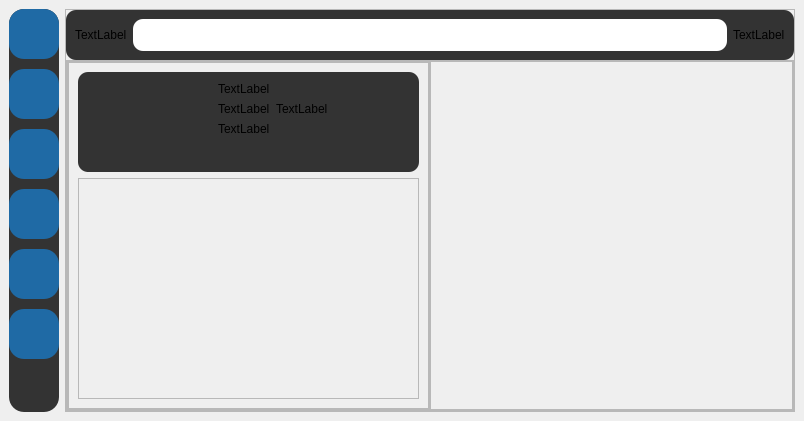
<?xml version="1.0" encoding="UTF-8"?>
<ui version="4.0">
 <class>MainWindow</class>
 <widget class="QMainWindow" name="MainWindow">
  <property name="geometry">
   <rect>
    <x>0</x>
    <y>0</y>
    <width>804</width>
    <height>421</height>
   </rect>
  </property>
  <property name="minimumSize">
   <size>
    <width>50</width>
    <height>50</height>
   </size>
  </property>
  <property name="windowTitle">
   <string>MainWindow</string>
  </property>
  <property name="styleSheet">
   <string notr="true"/>
  </property>
  <property name="documentMode">
   <bool>true</bool>
  </property>
  <property name="dockNestingEnabled">
   <bool>true</bool>
  </property>
  <widget class="QWidget" name="centralwidget">
   <property name="autoFillBackground">
    <bool>false</bool>
   </property>
   <layout class="QHBoxLayout" name="horizontalLayout">
    <item>
     <widget class="QFrame" name="frame_2">
      <property name="minimumSize">
       <size>
        <width>50</width>
        <height>0</height>
       </size>
      </property>
      <property name="maximumSize">
       <size>
        <width>50</width>
        <height>16777215</height>
       </size>
      </property>
      <property name="styleSheet">
       <string notr="true">background-color: rgb(51, 51, 51);
border-radius:15px;</string>
      </property>
      <property name="frameShape">
       <enum>QFrame::StyledPanel</enum>
      </property>
      <property name="frameShadow">
       <enum>QFrame::Raised</enum>
      </property>
      <widget class="QPushButton" name="pushButton_8">
       <property name="geometry">
        <rect>
         <x>0</x>
         <y>60</y>
         <width>50</width>
         <height>50</height>
        </rect>
       </property>
       <property name="minimumSize">
        <size>
         <width>50</width>
         <height>50</height>
        </size>
       </property>
       <property name="styleSheet">
        <string notr="true">border-radius:15px;
selection-color: rgb(32, 58, 79);
background-color: rgb(31, 106, 165);
selection-background-color: rgb(32, 58, 79);</string>
       </property>
       <property name="text">
        <string/>
       </property>
      </widget>
      <widget class="QPushButton" name="pushButton_9">
       <property name="geometry">
        <rect>
         <x>0</x>
         <y>120</y>
         <width>50</width>
         <height>50</height>
        </rect>
       </property>
       <property name="minimumSize">
        <size>
         <width>50</width>
         <height>50</height>
        </size>
       </property>
       <property name="styleSheet">
        <string notr="true">border-radius:15px;
selection-color: rgb(32, 58, 79);
background-color: rgb(31, 106, 165);
selection-background-color: rgb(32, 58, 79);</string>
       </property>
       <property name="text">
        <string/>
       </property>
      </widget>
      <widget class="QPushButton" name="pushButton_11">
       <property name="geometry">
        <rect>
         <x>0</x>
         <y>240</y>
         <width>50</width>
         <height>50</height>
        </rect>
       </property>
       <property name="minimumSize">
        <size>
         <width>50</width>
         <height>50</height>
        </size>
       </property>
       <property name="styleSheet">
        <string notr="true">border-radius:15px;
selection-color: rgb(32, 58, 79);
background-color: rgb(31, 106, 165);
selection-background-color: rgb(32, 58, 79);</string>
       </property>
       <property name="text">
        <string/>
       </property>
      </widget>
      <widget class="QPushButton" name="pushButton_7">
       <property name="geometry">
        <rect>
         <x>0</x>
         <y>0</y>
         <width>50</width>
         <height>50</height>
        </rect>
       </property>
       <property name="minimumSize">
        <size>
         <width>50</width>
         <height>50</height>
        </size>
       </property>
       <property name="styleSheet">
        <string notr="true">border-radius:15px;
selection-color: rgb(32, 58, 79);
background-color: rgb(31, 106, 165);
selection-background-color: rgb(32, 58, 79);</string>
       </property>
       <property name="text">
        <string/>
       </property>
      </widget>
      <widget class="QPushButton" name="pushButton_12">
       <property name="geometry">
        <rect>
         <x>0</x>
         <y>300</y>
         <width>50</width>
         <height>50</height>
        </rect>
       </property>
       <property name="minimumSize">
        <size>
         <width>50</width>
         <height>50</height>
        </size>
       </property>
       <property name="styleSheet">
        <string notr="true">border-radius:15px;
selection-color: rgb(32, 58, 79);
background-color: rgb(31, 106, 165);
selection-background-color: rgb(32, 58, 79);</string>
       </property>
       <property name="text">
        <string/>
       </property>
      </widget>
      <widget class="QPushButton" name="pushButton_10">
       <property name="geometry">
        <rect>
         <x>0</x>
         <y>180</y>
         <width>50</width>
         <height>50</height>
        </rect>
       </property>
       <property name="minimumSize">
        <size>
         <width>50</width>
         <height>50</height>
        </size>
       </property>
       <property name="maximumSize">
        <size>
         <width>50</width>
         <height>16777215</height>
        </size>
       </property>
       <property name="styleSheet">
        <string notr="true">border-radius:15px;
selection-color: rgb(32, 58, 79);
background-color: rgb(31, 106, 165);
selection-background-color: rgb(32, 58, 79);</string>
       </property>
       <property name="text">
        <string/>
       </property>
      </widget>
     </widget>
    </item>
    <item>
     <widget class="QFrame" name="frame">
      <property name="frameShape">
       <enum>QFrame::StyledPanel</enum>
      </property>
      <property name="frameShadow">
       <enum>QFrame::Raised</enum>
      </property>
      <layout class="QVBoxLayout" name="verticalLayout">
       <property name="spacing">
        <number>0</number>
       </property>
       <property name="leftMargin">
        <number>0</number>
       </property>
       <property name="topMargin">
        <number>0</number>
       </property>
       <property name="rightMargin">
        <number>0</number>
       </property>
       <property name="bottomMargin">
        <number>0</number>
       </property>
       <item>
        <widget class="QFrame" name="frame_3">
         <property name="maximumSize">
          <size>
           <width>16777215</width>
           <height>50</height>
          </size>
         </property>
         <property name="styleSheet">
          <string notr="true">background-color: rgb(51, 51, 51);
border-radius:10px;</string>
         </property>
         <property name="frameShape">
          <enum>QFrame::StyledPanel</enum>
         </property>
         <property name="frameShadow">
          <enum>QFrame::Raised</enum>
         </property>
         <layout class="QHBoxLayout" name="horizontalLayout_2">
          <item>
           <widget class="QLabel" name="label">
            <property name="text">
             <string>TextLabel</string>
            </property>
           </widget>
          </item>
          <item>
           <widget class="QLineEdit" name="lineEdit">
            <property name="maximumSize">
             <size>
              <width>16777215</width>
              <height>60</height>
             </size>
            </property>
            <property name="styleSheet">
             <string notr="true">background-color: rgb(255, 255, 255);</string>
            </property>
           </widget>
          </item>
          <item>
           <widget class="QLabel" name="label_2">
            <property name="text">
             <string>TextLabel</string>
            </property>
           </widget>
          </item>
         </layout>
        </widget>
       </item>
       <item>
        <widget class="QFrame" name="frame_4">
         <property name="frameShape">
          <enum>QFrame::StyledPanel</enum>
         </property>
         <property name="frameShadow">
          <enum>QFrame::Raised</enum>
         </property>
         <layout class="QHBoxLayout" name="horizontalLayout_3">
          <property name="spacing">
           <number>0</number>
          </property>
          <property name="leftMargin">
           <number>0</number>
          </property>
          <property name="topMargin">
           <number>0</number>
          </property>
          <property name="rightMargin">
           <number>0</number>
          </property>
          <property name="bottomMargin">
           <number>0</number>
          </property>
          <item>
           <widget class="QFrame" name="frame_5">
            <property name="frameShape">
             <enum>QFrame::StyledPanel</enum>
            </property>
            <property name="frameShadow">
             <enum>QFrame::Raised</enum>
            </property>
            <layout class="QVBoxLayout" name="verticalLayout_2">
             <property name="leftMargin">
              <number>0</number>
             </property>
             <property name="topMargin">
              <number>0</number>
             </property>
             <property name="rightMargin">
              <number>0</number>
             </property>
             <property name="bottomMargin">
              <number>0</number>
             </property>
             <item>
              <widget class="QFrame" name="frame_8">
               <property name="frameShape">
                <enum>QFrame::StyledPanel</enum>
               </property>
               <property name="frameShadow">
                <enum>QFrame::Raised</enum>
               </property>
               <layout class="QVBoxLayout" name="verticalLayout_3">
                <item>
                 <widget class="QFrame" name="frame_7">
                  <property name="maximumSize">
                   <size>
                    <width>16777215</width>
                    <height>100</height>
                   </size>
                  </property>
                  <property name="styleSheet">
                   <string notr="true">background-color: rgb(51, 51, 51);
border-radius:10px;</string>
                  </property>
                  <property name="frameShape">
                   <enum>QFrame::StyledPanel</enum>
                  </property>
                  <property name="frameShadow">
                   <enum>QFrame::Raised</enum>
                  </property>
                  <widget class="QFrame" name="frame_10">
                   <property name="geometry">
                    <rect>
                     <x>9</x>
                     <y>9</y>
                     <width>80</width>
                     <height>100</height>
                    </rect>
                   </property>
                   <property name="maximumSize">
                    <size>
                     <width>80</width>
                     <height>16777215</height>
                    </size>
                   </property>
                   <property name="frameShape">
                    <enum>QFrame::StyledPanel</enum>
                   </property>
                   <property name="frameShadow">
                    <enum>QFrame::Raised</enum>
                   </property>
                   <layout class="QHBoxLayout" name="horizontalLayout_5">
                    <item>
                     <widget class="QLabel" name="label_4">
                      <property name="maximumSize">
                       <size>
                        <width>50</width>
                        <height>16777215</height>
                       </size>
                      </property>
                      <property name="text">
                       <string/>
                      </property>
                      <property name="pixmap">
                       <pixmap>ico/img/3.jpg</pixmap>
                      </property>
                      <property name="scaledContents">
                       <bool>true</bool>
                      </property>
                      <property name="wordWrap">
                       <bool>true</bool>
                      </property>
                     </widget>
                    </item>
                   </layout>
                  </widget>
                  <widget class="QWidget" name="formLayoutWidget">
                   <property name="geometry">
                    <rect>
                     <x>140</x>
                     <y>10</y>
                     <width>160</width>
                     <height>80</height>
                    </rect>
                   </property>
                   <layout class="QFormLayout" name="formLayout">
                    <item row="0" column="0">
                     <widget class="QLabel" name="label_3">
                      <property name="text">
                       <string>TextLabel</string>
                      </property>
                     </widget>
                    </item>
                    <item row="1" column="0">
                     <widget class="QLabel" name="label_6">
                      <property name="text">
                       <string>TextLabel</string>
                      </property>
                     </widget>
                    </item>
                    <item row="2" column="0">
                     <widget class="QLabel" name="label_7">
                      <property name="text">
                       <string>TextLabel</string>
                      </property>
                     </widget>
                    </item>
                    <item row="1" column="1">
                     <widget class="QLabel" name="label_5">
                      <property name="text">
                       <string>TextLabel</string>
                      </property>
                     </widget>
                    </item>
                   </layout>
                  </widget>
                 </widget>
                </item>
                <item>
                 <widget class="QFrame" name="frame_9">
                  <property name="frameShape">
                   <enum>QFrame::StyledPanel</enum>
                  </property>
                  <property name="frameShadow">
                   <enum>QFrame::Raised</enum>
                  </property>
                 </widget>
                </item>
               </layout>
              </widget>
             </item>
            </layout>
           </widget>
          </item>
          <item>
           <widget class="QFrame" name="frame_6">
            <property name="frameShape">
             <enum>QFrame::StyledPanel</enum>
            </property>
            <property name="frameShadow">
             <enum>QFrame::Raised</enum>
            </property>
           </widget>
          </item>
         </layout>
        </widget>
       </item>
      </layout>
     </widget>
    </item>
   </layout>
  </widget>
  <action name="actioneii">
   <property name="text">
    <string>eii</string>
   </property>
  </action>
 </widget>
 <resources/>
 <connections/>
</ui>
